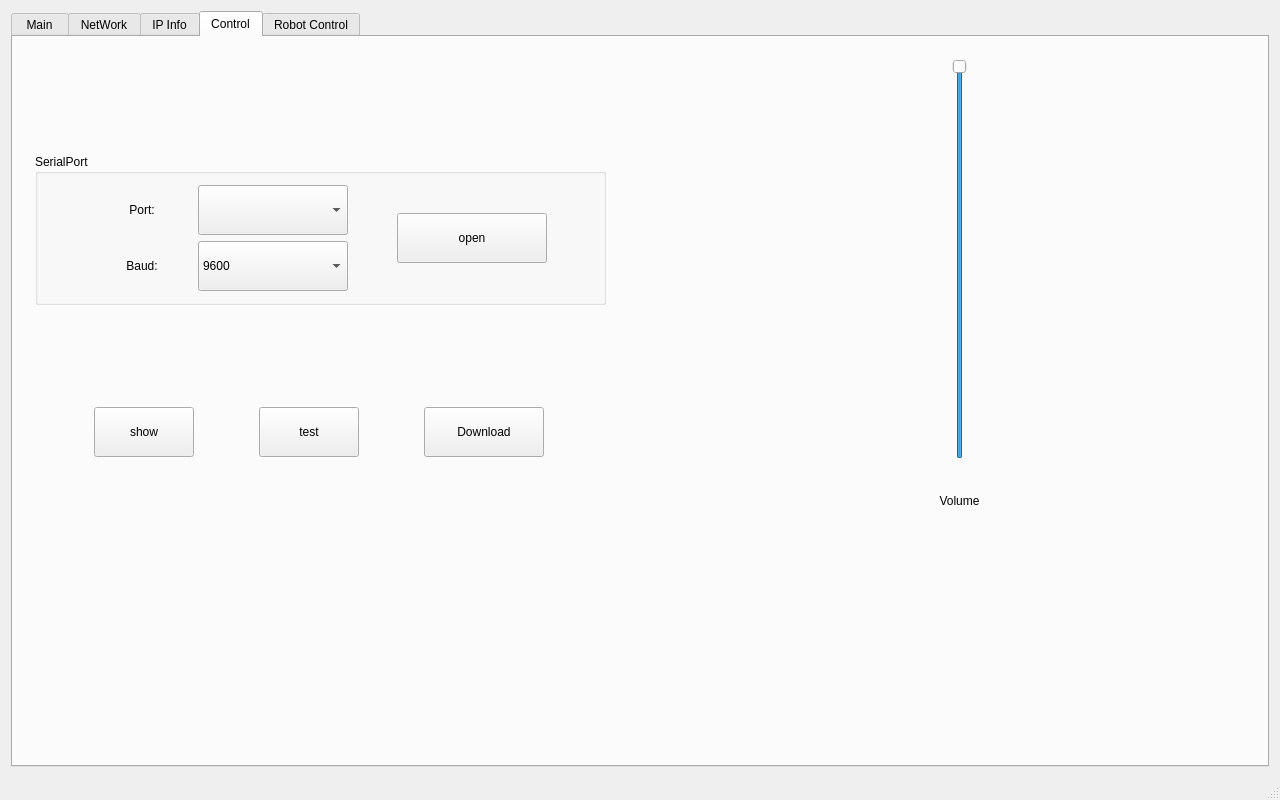
<?xml version="1.0" encoding="UTF-8"?>
<ui version="4.0">
 <class>MainWindow</class>
 <widget class="QMainWindow" name="MainWindow">
  <property name="geometry">
   <rect>
    <x>0</x>
    <y>0</y>
    <width>1280</width>
    <height>800</height>
   </rect>
  </property>
  <property name="windowTitle">
   <string>MainWindow</string>
  </property>
  <widget class="QWidget" name="centralWidget">
   <layout class="QGridLayout" name="gridLayout_5">
    <item row="0" column="0">
     <widget class="QTabWidget" name="tabWidget">
      <property name="focusPolicy">
       <enum>Qt::NoFocus</enum>
      </property>
      <property name="currentIndex">
       <number>3</number>
      </property>
      <widget class="QWidget" name="tabWidgetPage1">
       <attribute name="title">
        <string> Main </string>
       </attribute>
       <widget class="QSlider" name="verticalSlider_2">
        <property name="geometry">
         <rect>
          <x>1055</x>
          <y>110</y>
          <width>96</width>
          <height>511</height>
         </rect>
        </property>
        <property name="focusPolicy">
         <enum>Qt::NoFocus</enum>
        </property>
        <property name="maximum">
         <number>127</number>
        </property>
        <property name="value">
         <number>127</number>
        </property>
        <property name="orientation">
         <enum>Qt::Vertical</enum>
        </property>
       </widget>
       <widget class="QWidget" name="layoutWidget">
        <property name="geometry">
         <rect>
          <x>45</x>
          <y>10</y>
          <width>896</width>
          <height>701</height>
         </rect>
        </property>
        <layout class="QVBoxLayout" name="verticalLayout_4">
         <item>
          <layout class="QHBoxLayout" name="horizontalLayout_4">
           <item>
            <spacer name="horizontalSpacer_3">
             <property name="orientation">
              <enum>Qt::Horizontal</enum>
             </property>
             <property name="sizeHint" stdset="0">
              <size>
               <width>40</width>
               <height>20</height>
              </size>
             </property>
            </spacer>
           </item>
           <item>
            <widget class="QLabel" name="label_logo">
             <property name="text">
              <string/>
             </property>
             <property name="pixmap">
              <pixmap resource="res.qrc">:/image/resource/logo.png</pixmap>
             </property>
            </widget>
           </item>
           <item>
            <spacer name="horizontalSpacer_4">
             <property name="orientation">
              <enum>Qt::Horizontal</enum>
             </property>
             <property name="sizeHint" stdset="0">
              <size>
               <width>40</width>
               <height>20</height>
              </size>
             </property>
            </spacer>
           </item>
          </layout>
         </item>
         <item>
          <widget class="QLabel" name="label_title">
           <property name="font">
            <font>
             <pointsize>30</pointsize>
            </font>
           </property>
           <property name="styleSheet">
            <string notr="true">color: rgb(249, 19, 19);</string>
           </property>
           <property name="text">
            <string> 安徽工业大学 电气与信息工程学院</string>
           </property>
           <property name="alignment">
            <set>Qt::AlignCenter</set>
           </property>
          </widget>
         </item>
        </layout>
       </widget>
      </widget>
      <widget class="QWidget" name="tabWidgetPage2">
       <attribute name="title">
        <string>NetWork</string>
       </attribute>
       <widget class="QWidget" name="widget_4" native="true">
        <property name="geometry">
         <rect>
          <x>1020</x>
          <y>15</y>
          <width>161</width>
          <height>711</height>
         </rect>
        </property>
        <layout class="QVBoxLayout" name="verticalLayout">
         <item>
          <widget class="QPushButton" name="pushButton_scan">
           <property name="minimumSize">
            <size>
             <width>0</width>
             <height>60</height>
            </size>
           </property>
           <property name="text">
            <string>scan</string>
           </property>
          </widget>
         </item>
         <item>
          <widget class="QPushButton" name="pushButton_connect">
           <property name="minimumSize">
            <size>
             <width>0</width>
             <height>60</height>
            </size>
           </property>
           <property name="text">
            <string>connect</string>
           </property>
          </widget>
         </item>
         <item>
          <widget class="QPushButton" name="pushButton_openssdb">
           <property name="minimumSize">
            <size>
             <width>0</width>
             <height>60</height>
            </size>
           </property>
           <property name="text">
            <string>open SSDB</string>
           </property>
          </widget>
         </item>
         <item>
          <widget class="QPushButton" name="pushButton_disconnect">
           <property name="minimumSize">
            <size>
             <width>0</width>
             <height>60</height>
            </size>
           </property>
           <property name="text">
            <string>disconnect</string>
           </property>
          </widget>
         </item>
        </layout>
       </widget>
      </widget>
      <widget class="QWidget" name="tabWidgetPage3">
       <attribute name="title">
        <string>IP Info</string>
       </attribute>
      </widget>
      <widget class="QWidget" name="tabWidgetPage4">
       <attribute name="title">
        <string>Control</string>
       </attribute>
       <layout class="QGridLayout" name="gridLayout_3">
        <item row="0" column="0">
         <layout class="QHBoxLayout" name="horizontalLayout_5">
          <item>
           <widget class="QWidget" name="widget_3" native="true">
            <layout class="QVBoxLayout" name="verticalLayout_2">
             <item>
              <spacer name="verticalSpacer_4">
               <property name="orientation">
                <enum>Qt::Vertical</enum>
               </property>
               <property name="sizeHint" stdset="0">
                <size>
                 <width>20</width>
                 <height>40</height>
                </size>
               </property>
              </spacer>
             </item>
             <item>
              <widget class="QGroupBox" name="groupBox">
               <property name="sizePolicy">
                <sizepolicy hsizetype="Preferred" vsizetype="Preferred">
                 <horstretch>0</horstretch>
                 <verstretch>0</verstretch>
                </sizepolicy>
               </property>
               <property name="title">
                <string>SerialPort</string>
               </property>
               <layout class="QGridLayout" name="gridLayout_2">
                <item row="0" column="0">
                 <layout class="QGridLayout" name="gridLayout">
                  <item row="0" column="0">
                   <widget class="QLabel" name="label_4">
                    <property name="maximumSize">
                     <size>
                      <width>100</width>
                      <height>16777215</height>
                     </size>
                    </property>
                    <property name="text">
                     <string>Port:</string>
                    </property>
                    <property name="alignment">
                     <set>Qt::AlignCenter</set>
                    </property>
                   </widget>
                  </item>
                  <item row="0" column="1">
                   <widget class="QComboBox" name="comboBox">
                    <property name="minimumSize">
                     <size>
                      <width>60</width>
                      <height>50</height>
                     </size>
                    </property>
                    <property name="maximumSize">
                     <size>
                      <width>150</width>
                      <height>16777215</height>
                     </size>
                    </property>
                   </widget>
                  </item>
                  <item row="1" column="0">
                   <widget class="QLabel" name="label_2">
                    <property name="maximumSize">
                     <size>
                      <width>100</width>
                      <height>16777215</height>
                     </size>
                    </property>
                    <property name="text">
                     <string>Baud:</string>
                    </property>
                    <property name="alignment">
                     <set>Qt::AlignCenter</set>
                    </property>
                   </widget>
                  </item>
                  <item row="1" column="1">
                   <widget class="QComboBox" name="comboBox_2">
                    <property name="minimumSize">
                     <size>
                      <width>60</width>
                      <height>50</height>
                     </size>
                    </property>
                    <property name="maximumSize">
                     <size>
                      <width>150</width>
                      <height>16777215</height>
                     </size>
                    </property>
                    <item>
                     <property name="text">
                      <string>9600</string>
                     </property>
                    </item>
                    <item>
                     <property name="text">
                      <string>19200</string>
                     </property>
                    </item>
                    <item>
                     <property name="text">
                      <string>38400</string>
                     </property>
                    </item>
                    <item>
                     <property name="text">
                      <string>57600</string>
                     </property>
                    </item>
                    <item>
                     <property name="text">
                      <string>115200</string>
                     </property>
                    </item>
                    <item>
                     <property name="text">
                      <string>230400</string>
                     </property>
                    </item>
                   </widget>
                  </item>
                 </layout>
                </item>
                <item row="0" column="1">
                 <widget class="QPushButton" name="pushButton_openPort">
                  <property name="minimumSize">
                   <size>
                    <width>60</width>
                    <height>50</height>
                   </size>
                  </property>
                  <property name="maximumSize">
                   <size>
                    <width>150</width>
                    <height>16777215</height>
                   </size>
                  </property>
                  <property name="focusPolicy">
                   <enum>Qt::NoFocus</enum>
                  </property>
                  <property name="text">
                   <string>open</string>
                  </property>
                 </widget>
                </item>
               </layout>
              </widget>
             </item>
             <item>
              <spacer name="verticalSpacer_2">
               <property name="orientation">
                <enum>Qt::Vertical</enum>
               </property>
               <property name="sizeHint" stdset="0">
                <size>
                 <width>20</width>
                 <height>40</height>
                </size>
               </property>
              </spacer>
             </item>
             <item>
              <layout class="QHBoxLayout" name="horizontalLayout_2">
               <item>
                <widget class="QToolButton" name="toolButton_show">
                 <property name="minimumSize">
                  <size>
                   <width>100</width>
                   <height>50</height>
                  </size>
                 </property>
                 <property name="focusPolicy">
                  <enum>Qt::NoFocus</enum>
                 </property>
                 <property name="text">
                  <string>show</string>
                 </property>
                </widget>
               </item>
               <item>
                <widget class="QToolButton" name="toolButton_test">
                 <property name="minimumSize">
                  <size>
                   <width>100</width>
                   <height>50</height>
                  </size>
                 </property>
                 <property name="focusPolicy">
                  <enum>Qt::NoFocus</enum>
                 </property>
                 <property name="text">
                  <string>test</string>
                 </property>
                </widget>
               </item>
               <item>
                <widget class="QPushButton" name="pushButton_download">
                 <property name="sizePolicy">
                  <sizepolicy hsizetype="Fixed" vsizetype="Fixed">
                   <horstretch>0</horstretch>
                   <verstretch>0</verstretch>
                  </sizepolicy>
                 </property>
                 <property name="minimumSize">
                  <size>
                   <width>120</width>
                   <height>50</height>
                  </size>
                 </property>
                 <property name="focusPolicy">
                  <enum>Qt::NoFocus</enum>
                 </property>
                 <property name="text">
                  <string>Download</string>
                 </property>
                </widget>
               </item>
              </layout>
             </item>
             <item>
              <spacer name="verticalSpacer_3">
               <property name="orientation">
                <enum>Qt::Vertical</enum>
               </property>
               <property name="sizeHint" stdset="0">
                <size>
                 <width>20</width>
                 <height>40</height>
                </size>
               </property>
              </spacer>
             </item>
             <item>
              <spacer name="verticalSpacer_5">
               <property name="orientation">
                <enum>Qt::Vertical</enum>
               </property>
               <property name="sizeHint" stdset="0">
                <size>
                 <width>20</width>
                 <height>40</height>
                </size>
               </property>
              </spacer>
             </item>
             <item>
              <spacer name="verticalSpacer">
               <property name="orientation">
                <enum>Qt::Vertical</enum>
               </property>
               <property name="sizeHint" stdset="0">
                <size>
                 <width>20</width>
                 <height>40</height>
                </size>
               </property>
              </spacer>
             </item>
            </layout>
           </widget>
          </item>
          <item>
           <spacer name="horizontalSpacer_5">
            <property name="orientation">
             <enum>Qt::Horizontal</enum>
            </property>
            <property name="sizeType">
             <enum>QSizePolicy::Fixed</enum>
            </property>
            <property name="sizeHint" stdset="0">
             <size>
              <width>40</width>
              <height>20</height>
             </size>
            </property>
           </spacer>
          </item>
          <item>
           <widget class="QWidget" name="widget_videoCtrl" native="true">
            <layout class="QVBoxLayout" name="verticalLayout_3">
             <item>
              <layout class="QHBoxLayout" name="horizontalLayout_3">
               <item>
                <spacer name="horizontalSpacer_2">
                 <property name="orientation">
                  <enum>Qt::Horizontal</enum>
                 </property>
                 <property name="sizeType">
                  <enum>QSizePolicy::Preferred</enum>
                 </property>
                 <property name="sizeHint" stdset="0">
                  <size>
                   <width>40</width>
                   <height>20</height>
                  </size>
                 </property>
                </spacer>
               </item>
               <item>
                <widget class="QSlider" name="verticalSlider">
                 <property name="minimumSize">
                  <size>
                   <width>0</width>
                   <height>300</height>
                  </size>
                 </property>
                 <property name="maximumSize">
                  <size>
                   <width>16777215</width>
                   <height>400</height>
                  </size>
                 </property>
                 <property name="focusPolicy">
                  <enum>Qt::NoFocus</enum>
                 </property>
                 <property name="maximum">
                  <number>128</number>
                 </property>
                 <property name="value">
                  <number>128</number>
                 </property>
                </widget>
               </item>
               <item>
                <spacer name="horizontalSpacer">
                 <property name="orientation">
                  <enum>Qt::Horizontal</enum>
                 </property>
                 <property name="sizeType">
                  <enum>QSizePolicy::Preferred</enum>
                 </property>
                 <property name="sizeHint" stdset="0">
                  <size>
                   <width>40</width>
                   <height>20</height>
                  </size>
                 </property>
                </spacer>
               </item>
              </layout>
             </item>
             <item>
              <widget class="QLabel" name="label_5">
               <property name="text">
                <string>Volume</string>
               </property>
               <property name="alignment">
                <set>Qt::AlignCenter</set>
               </property>
              </widget>
             </item>
             <item>
              <layout class="QHBoxLayout" name="horizontalLayout">
               <item>
                <widget class="QToolButton" name="toolButton_last">
                 <property name="minimumSize">
                  <size>
                   <width>0</width>
                   <height>32</height>
                  </size>
                 </property>
                 <property name="maximumSize">
                  <size>
                   <width>100</width>
                   <height>100</height>
                  </size>
                 </property>
                 <property name="focusPolicy">
                  <enum>Qt::NoFocus</enum>
                 </property>
                 <property name="text">
                  <string/>
                 </property>
                 <property name="icon">
                  <iconset resource="res.qrc">
                   <normaloff>:/image/resource/last.png</normaloff>:/image/resource/last.png</iconset>
                 </property>
                 <property name="iconSize">
                  <size>
                   <width>160</width>
                   <height>160</height>
                  </size>
                 </property>
                 <property name="autoRaise">
                  <bool>true</bool>
                 </property>
                </widget>
               </item>
               <item>
                <widget class="QToolButton" name="toolButton_play">
                 <property name="minimumSize">
                  <size>
                   <width>0</width>
                   <height>32</height>
                  </size>
                 </property>
                 <property name="maximumSize">
                  <size>
                   <width>100</width>
                   <height>100</height>
                  </size>
                 </property>
                 <property name="focusPolicy">
                  <enum>Qt::NoFocus</enum>
                 </property>
                 <property name="icon">
                  <iconset resource="res.qrc">
                   <normaloff>:/image/resource/play.png</normaloff>:/image/resource/play.png</iconset>
                 </property>
                 <property name="iconSize">
                  <size>
                   <width>160</width>
                   <height>160</height>
                  </size>
                 </property>
                 <property name="autoRaise">
                  <bool>true</bool>
                 </property>
                </widget>
               </item>
               <item>
                <widget class="QToolButton" name="toolButton_next">
                 <property name="minimumSize">
                  <size>
                   <width>0</width>
                   <height>32</height>
                  </size>
                 </property>
                 <property name="maximumSize">
                  <size>
                   <width>100</width>
                   <height>100</height>
                  </size>
                 </property>
                 <property name="focusPolicy">
                  <enum>Qt::NoFocus</enum>
                 </property>
                 <property name="text">
                  <string/>
                 </property>
                 <property name="icon">
                  <iconset resource="res.qrc">
                   <normaloff>:/image/resource/next.png</normaloff>:/image/resource/next.png</iconset>
                 </property>
                 <property name="iconSize">
                  <size>
                   <width>160</width>
                   <height>160</height>
                  </size>
                 </property>
                 <property name="autoRaise">
                  <bool>true</bool>
                 </property>
                </widget>
               </item>
              </layout>
             </item>
             <item>
              <spacer name="verticalSpacer_6">
               <property name="orientation">
                <enum>Qt::Vertical</enum>
               </property>
               <property name="sizeType">
                <enum>QSizePolicy::Fixed</enum>
               </property>
               <property name="sizeHint" stdset="0">
                <size>
                 <width>20</width>
                 <height>100</height>
                </size>
               </property>
              </spacer>
             </item>
            </layout>
           </widget>
          </item>
         </layout>
        </item>
       </layout>
      </widget>
      <widget class="QWidget" name="tabWidgetPage5">
       <attribute name="title">
        <string>Robot Control</string>
       </attribute>
       <layout class="QGridLayout" name="gridLayout_6">
        <item row="0" column="0">
         <widget class="QWidget" name="widget" native="true">
          <widget class="QToolButton" name="toolButton_right">
           <property name="geometry">
            <rect>
             <x>490</x>
             <y>270</y>
             <width>150</width>
             <height>150</height>
            </rect>
           </property>
           <property name="font">
            <font>
             <pointsize>24</pointsize>
            </font>
           </property>
           <property name="focusPolicy">
            <enum>Qt::NoFocus</enum>
           </property>
           <property name="text">
            <string>&gt;</string>
           </property>
          </widget>
          <widget class="QToolButton" name="toolButton_left">
           <property name="geometry">
            <rect>
             <x>55</x>
             <y>270</y>
             <width>150</width>
             <height>150</height>
            </rect>
           </property>
           <property name="font">
            <font>
             <pointsize>24</pointsize>
            </font>
           </property>
           <property name="focusPolicy">
            <enum>Qt::NoFocus</enum>
           </property>
           <property name="text">
            <string>&lt;</string>
           </property>
          </widget>
          <widget class="QToolButton" name="toolButton_stop">
           <property name="geometry">
            <rect>
             <x>275</x>
             <y>270</y>
             <width>150</width>
             <height>150</height>
            </rect>
           </property>
           <property name="font">
            <font>
             <pointsize>24</pointsize>
            </font>
           </property>
           <property name="focusPolicy">
            <enum>Qt::NoFocus</enum>
           </property>
           <property name="text">
            <string>+</string>
           </property>
          </widget>
          <widget class="QToolButton" name="toolButton_up">
           <property name="geometry">
            <rect>
             <x>275</x>
             <y>60</y>
             <width>150</width>
             <height>150</height>
            </rect>
           </property>
           <property name="font">
            <font>
             <pointsize>24</pointsize>
            </font>
           </property>
           <property name="focusPolicy">
            <enum>Qt::NoFocus</enum>
           </property>
           <property name="text">
            <string>^</string>
           </property>
          </widget>
          <widget class="QToolButton" name="toolButton_down">
           <property name="geometry">
            <rect>
             <x>275</x>
             <y>480</y>
             <width>150</width>
             <height>150</height>
            </rect>
           </property>
           <property name="font">
            <font>
             <pointsize>24</pointsize>
            </font>
           </property>
           <property name="focusPolicy">
            <enum>Qt::NoFocus</enum>
           </property>
           <property name="text">
            <string>v</string>
           </property>
          </widget>
          <widget class="QToolButton" name="toolButton_headup">
           <property name="geometry">
            <rect>
             <x>900</x>
             <y>140</y>
             <width>150</width>
             <height>150</height>
            </rect>
           </property>
           <property name="font">
            <font>
             <pointsize>24</pointsize>
            </font>
           </property>
           <property name="focusPolicy">
            <enum>Qt::NoFocus</enum>
           </property>
           <property name="text">
            <string>^</string>
           </property>
          </widget>
          <widget class="QToolButton" name="toolButton_headdown">
           <property name="geometry">
            <rect>
             <x>900</x>
             <y>385</y>
             <width>150</width>
             <height>150</height>
            </rect>
           </property>
           <property name="font">
            <font>
             <pointsize>24</pointsize>
            </font>
           </property>
           <property name="focusPolicy">
            <enum>Qt::NoFocus</enum>
           </property>
           <property name="text">
            <string>v</string>
           </property>
          </widget>
          <widget class="QToolButton" name="toolButton_charge">
           <property name="geometry">
            <rect>
             <x>710</x>
             <y>490</y>
             <width>116</width>
             <height>166</height>
            </rect>
           </property>
           <property name="focusPolicy">
            <enum>Qt::NoFocus</enum>
           </property>
           <property name="icon">
            <iconset resource="res.qrc">
             <normaloff>:/image/resource/battery_charging.png</normaloff>:/image/resource/battery_charging.png</iconset>
           </property>
           <property name="iconSize">
            <size>
             <width>200</width>
             <height>200</height>
            </size>
           </property>
           <property name="autoRaise">
            <bool>true</bool>
           </property>
          </widget>
         </widget>
        </item>
       </layout>
      </widget>
     </widget>
    </item>
   </layout>
  </widget>
  <widget class="QStatusBar" name="statusBar"/>
 </widget>
 <layoutdefault spacing="6" margin="11"/>
 <resources>
  <include location="res.qrc"/>
 </resources>
 <connections/>
</ui>
